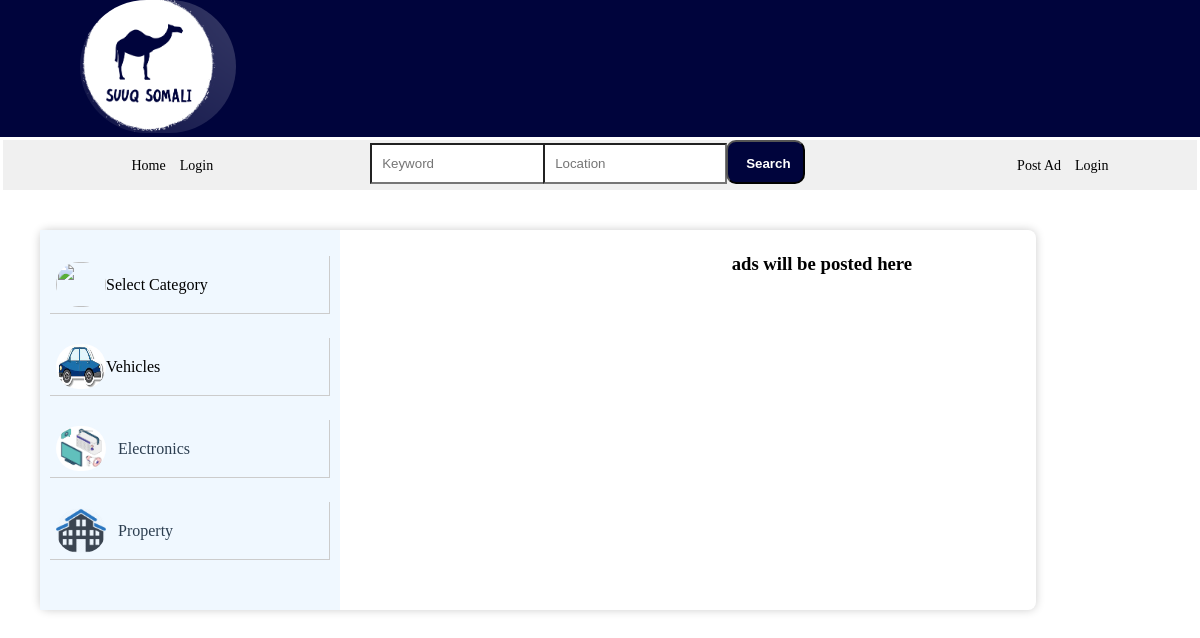
Before: /menu with the older database file.
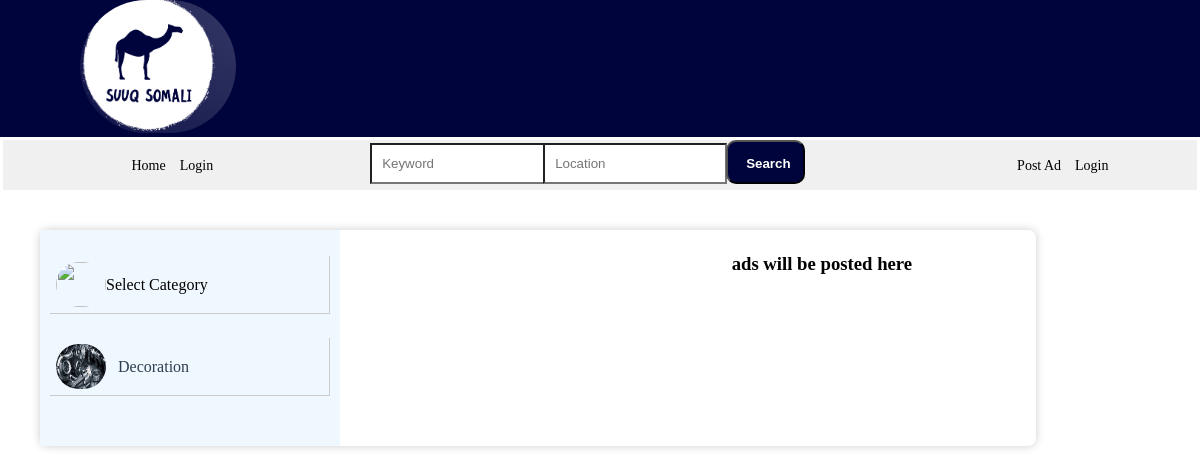
After: the same page with the newer database file.
### base/models.py (models this page shows, shortened)
class Category(models.Model):
    name = models.CharField(max_length=100)
    parent_category = models.ForeignKey('self', null=True, blank=True, related_name='subcategories', on_delete=models.CASCADE)
    image = models.ImageField(upload_to='product_images')

### base/views.py (the view)
# urls.py: path('menu', views.menu, name='menu'),
def menu(request):
    categories = Category.objects.all()
    products = Product.objects.all()
    return render(request, 'base/post_ad_categories.html', {'categories': categories, 'products': products})

### base/templates/base/post_ad_categories.html (shortened to what this page needs)
{% extends 'main.html' %}
{% block content %}
    <div class="main-container">
        <div class="categories-menu">
            <ul style="text-align: center;">
                <li > <img  class="icon"  src="https://www.svgrepo.com/show/447582/click.svg" alt="">Select Category</li>
                {% for category in categories %}
                    {% if not category.parent_category %}
                        <li class="parent-category">
                            <img class="icon" src="{{ category.image.url }}" alt="">
                            {% if category.subcategories.all %}
                                <span class="categories-menu-item">{{ category.name }} </span>
                            {% else %}
                                <a href="{% url 'product_form' category.id %}" class="side-menu-item">{{ category.name }}</a>
                            {% endif %}
                        </li>
                    {% endif %}
                {% endfor %}
            </ul>
        </div>
        <div class="google-ads-here">
            <div class="ads">
                <h3>ads will be posted here</h3>
            </div>
        </div>
    </div>
{% endblock %}

Changed rows visible on the page:
removed Category: image (picture), name "Vehicles"
removed Category: image (picture), name "Electronics"
removed Category: image (picture), name "Property"
added Category: image (picture), name "Decoration"
